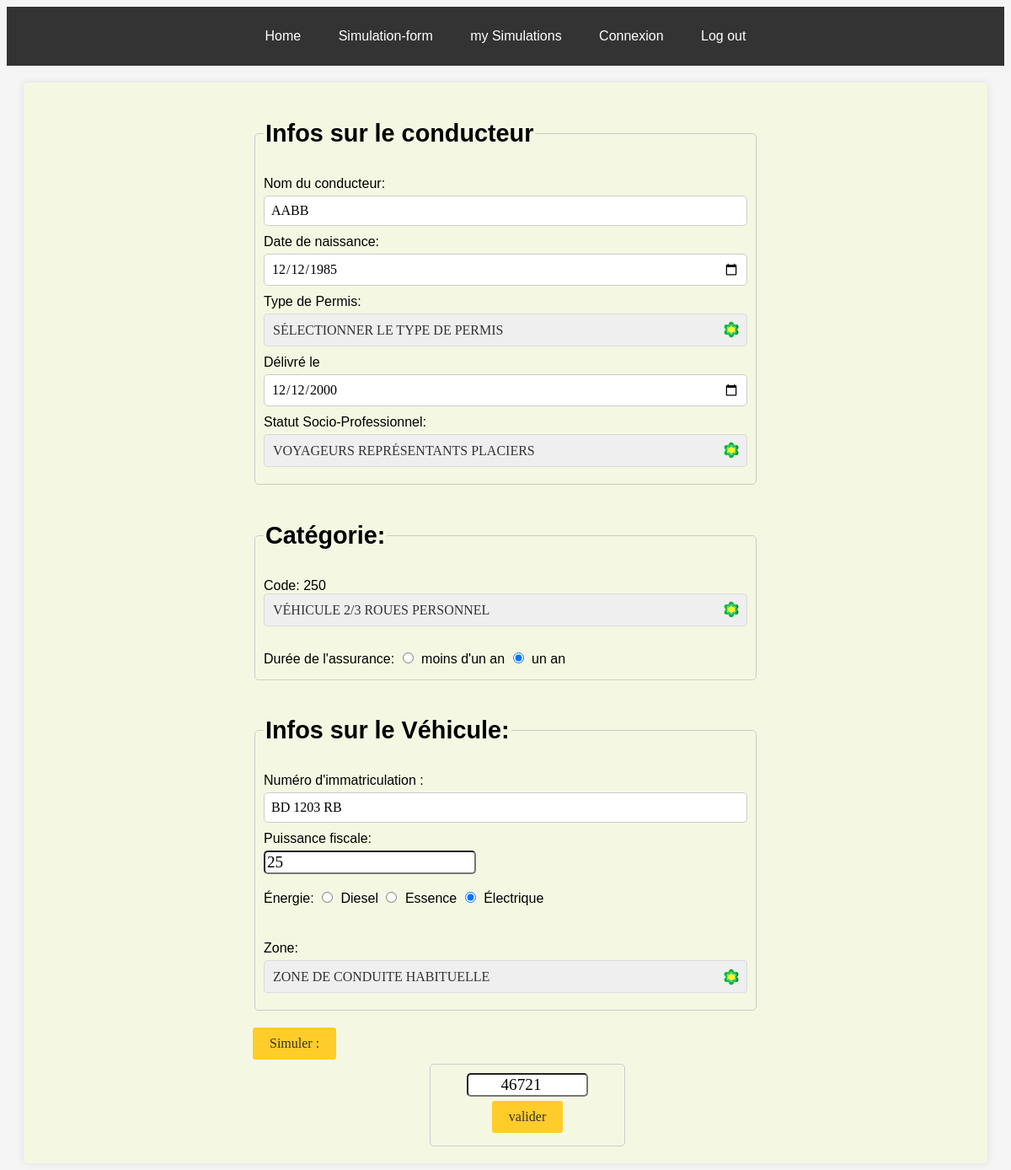
/index.php?index=form&id=1 (signed in), run on the app's committed database.
### tables this page shows
CREATE TABLE `simulations` (
  `simulation_id` int(11) NOT NULL,
  `simulation_date` date DEFAULT NULL,
  `prime` int(11) DEFAULT NULL,
  `driver_id` int(11) DEFAULT NULL,
  `num_vehicle` varchar(10) DEFAULT NULL,
  `subscriber_id` int(11) DEFAULT NULL
);

CREATE TABLE `drivers` (
  `driver_id` int(11) NOT NULL,
  `driver_name` varchar(24) DEFAULT NULL,
  `birth_date` date DEFAULT NULL,
  `license_type` varchar(10) DEFAULT NULL,
  `license_issue_date` date DEFAULT NULL,
  `socio_professional_status` varchar(24) DEFAULT NULL,
  `subscriber_id` int(11) NOT NULL
);

CREATE TABLE `vehicles` (
  `num_vehicle` varchar(10) NOT NULL,
  `category_code` int(11) DEFAULT NULL,
  `insurance_duration` int(11) DEFAULT NULL,
  `fiscal_power` int(11) DEFAULT NULL,
  `fuel_type` varchar(10) DEFAULT NULL,
  `can_drive` varchar(10) DEFAULT NULL,
  `kart_owner_insured` varchar(10) DEFAULT NULL,
  `carries_flammable_material` enum('Yes','No') DEFAULT NULL,
  `with_trailer` enum('Yes','No') DEFAULT NULL,
  `trailer_power` int(11) DEFAULT NULL,
  `num_seats` int(11) DEFAULT NULL,
  `tonnage_payload` int(11) DEFAULT NULL,
  `habitual_driving_zone` varchar(24) DEFAULT NULL,
  `tpv_type` varchar(10) DEFAULT NULL,
  `vehicle_auto_ecole_type` varchar(10) DEFAULT NULL,
  `moto_type` varchar(10) DEFAULT NULL,
  `paid` varchar(5) DEFAULT NULL,
  `special_category_type` varchar(10) DEFAULT NULL
);

CREATE TABLE `categories` (
  `category_code` int(11) NOT NULL,
  `designation` varchar(48) DEFAULT NULL
);

### view/form.php (the view, shortened to what this page needs)
<?php
if (isset($_REQUEST['id'])) {
    $query = 'SELECT *
    FROM simulations
    INNER JOIN drivers ON simulations.driver_id = drivers.driver_id
    INNER JOIN vehicles ON vehicles.num_vehicle = simulations.num_vehicle
    WHERE simulations.simulation_id = ?';
    $req = $pdo->prepare($query);
    $req->execute([$_REQUEST['id']]);
    $page = $req->fetch(PDO::FETCH_ASSOC);
    $sql = "SELECT designation FROM vehicles
INNER JOIN categories ON vehicles.category_code = categories.category_code
INNER JOIN simulations ON simulations.num_vehicle = vehicles.num_vehicle
WHERE simulations.simulation_id = ?; ";
$req = $pdo->prepare($sql);
$req->execute([$_REQUEST['id']]);
$lib = $req->fetch(PDO::FETCH_ASSOC);
}
?>
<div class="container">
    <form id="insuranceForm" method="POST" action="functions/traitement.php" onsubmit="return validateForm()">
        <fieldset>
            <legend>
                <h2>Infos sur le conducteur</h2>
            </legend>
            <label for="driverName">Nom du conducteur:</label>
            <input type="text" name="driverName" id="driverName" value='<?php if (isset($page['driver_name'])) echo $page['driver_name']; ?>'> <br>
            <label for="driverBirthDay">Date de naissance:</label>
            <input type="date" name="driverBirthDay" id="driverBirthDay" value='<?php if (isset($page['birth_date'])) echo $page['birth_date']; ?>' required>
            <span id="msg"></span> <br>
            <label for="driverLicense">Type de Permis:</label>
            <select id="driverLicense" name="driverLicense">
                <option selected="selected" disabled="disabled">Sélectionner le type de permis</option>
            </select> <br>
            <label for="licenseStartDate">Délivré le</label>
            <input type="date" id="licenseStartDate" name="licenseStartDate" value='<?php if (isset($page['license_issue_date'])) echo $page['license_issue_date']; ?>' required>
            <span id="msg1"></span><br>
            <label for="status">Statut Socio-Professionnel:</label>
            <select name="status" required id="status">
                <option value="Statut1" <?php if (isset($page['socio_professional_status']) && $page['socio_professional_status'] === "Statut1") echo 'selected'; ?>>Voyageurs Représentants Placiers</option>
            </select>
        </fieldset>
        <fieldset>
            <legend>
                <h2>Catégorie: </h2>
            </legend>
            <div class="category_designation">
                <div class="category">Code: <span id="code_category"><?php echo (isset($page['category_code']) ? $page['category_code'] : '000') ?></span></div>
                <div class="designation">
                    <select id="lib_category" name="lib_category" required>
                        <option value="Véhicule 2/3 Roues Personnel" <?php if (isset($lib['designation']) && $lib['designation'] === "Véhicule 2/3 Roues Personnel") echo 'selected'; ?>>Véhicule 2/3 Roues Personnel</option>
                    </select>
                </div>
            </div><br>
            <label>Durée de l'assurance:</label>
            <input type="radio" name="time" id="lessThanYear" value="-1" <?php if (isset($page['insuration_duration']) && $page['insuration_duration'] != '1')  echo 'checked' ?>>
            <label for="lessThanYear">moins d'un an</label>
            <input type="radio" name="time" value="1" id="oneYear" checked required>
            <label for="oneYear">un an</label>
        </fieldset>
        <fieldset>
            <legend>
                <h2>Infos sur le Véhicule: </h2>
            </legend>
            <div class="info_car">
                <div class="info_type">
                    <label for="immatriculation">Numéro d'immatriculation : </label>
                    <input type="text" name="immatriculation" id="immatriculation " placeholder="Ex: AK 3604 RB" onblur="formatAndCheck(this)" value="<?php if (isset($page['num_vehicle'])) echo $page['num_vehicle'] ?>">
                    <br>
                    <label for="power">Puissance fiscale:</label>
                    <input type="number" name="fiscalPower" style="display: block;" id="power" min="2" value="<?php if (isset($page['fiscal_power'])) echo $page['fiscal_power']; ?>" required><br>
                    <label>Énergie:</label>
                    <input type="radio" name="Energy" value="Diesel" id="diesel" <?php if (isset($page['fuel_type']) && $page['fuel_type'] === "Diesel") echo 'checked'; ?>>
                    <label for="diesel">Diesel</label>
                    <input type="radio" name="Energy" value="Essence" id="essence" <?php if (isset($page['fuel_type']) && $page['fuel_type'] === "Essence") echo 'checked'; ?>>
                    <label for="essence">Essence</label>
                    <input type="radio" name="Energy" value="Electric" id="electric" <?php if (isset($page['fuel_type']) && $page['fuel_type'] === "Electric") echo 'checked'; ?>>
                    <label for="electric">Électrique</label><br>
                    <br>
                    <br>
                    <label for="zones">Zone:</label>
                    <select id="zones" name="zones" required>
                        <option value="zone rouge" selected="selected" disabled="disabled">zone de conduite habituelle</option>
                    </select>
                </div>
        </fieldset>
        <input type="button" name="simuler" value="Simuler :" id="submitButton" />
        <div class="result">
            <input type="number" name="prime" placeholder="    Prime" id="result" value="<?php if (isset($page['prime'])) echo $page['prime']; ?>" readonly required />
            <input type="submit" name="valider" value="valider" />
        </div>
    </form>

### css/style.css (style rules this page uses)
body { background-color: #f2f2f2; font-family: 'Trebuchet MS', 'Lucida Sans Unicode', 'Lucida Grande', 'Lucida Sans', Arial, sans-serif; }
.container { background-color: #f4f8e2; max-width: 100%; margin: 20px; padding: 20px; border-radius: 5px; box-shadow: 0 0 10px rgba(0, 0, 0, 0.1); }
fieldset { border: 1px solid #ccc; padding: 10px; margin-bottom: 20px; border-radius: 5px; }
legend { font-size: 1.2em; font-weight: bold; }
label { display: inline-flex; margin-bottom: 5px; }
input[type="text"], input[type="date"], select { width: 100%; padding: 8px; margin-bottom: 10px; border: 1px solid #ccc; border-radius: 5px; font-family: cursive; box-sizing: border-box; text-transform: uppercase; }
input[type="number"] { border-radius: 5px; font-family: cursive; font-size: larger; max-width: 65%; }
input[type="radio"], input[type="checkbox"] { margin-right: 5px; }
select { width: 100%; padding: 8px; margin-bottom: 10px; border: 1px solid #ccc; border-radius: 3px; box-sizing: border-box; font-family: cursive; color: #333; }
.result { display: flex; flex-direction: column; justify-content: center; align-items: center; background-color: #f4f8e2; padding: 10px; border: 1px solid #ccc; border-radius: 5px; margin-left: 35%; max-width: 35%; }
.result>input { margin-left: 5px; margin-right: 5px; margin-bottom: 5px; text-align: center; }
#insuranceForm { max-width: 600px; margin: 0 auto; }
input[type="button"] { display: flex; flex-direction: column; justify-content: center; align-items: center; font-family: cursive; background-color: #ffcc29; font-family: cursive; color: #333; padding: 10px 20px; border: none; border-radius: 3px; cursor: pointer; align-items: center; margin-bottom: 5px; font-size: medium; }
input[type="submit"] { background-color: #ffcc29; font-family: cursive; font-size: 16px; color: #333; padding: 10px 20px; border: none; border-radius: 3px; cursor: pointer; max-width: min-content; }

### css/sign.css (style rules this page uses)
body { background-color: whitesmoke; font-family: 'Trebuchet MS', 'Lucida Sans Unicode', 'Lucida Grande', 'Lucida Sans', Arial, sans-serif; }
.form-component input, select { border: 1px solid #d9dbde; border-radius: 4px; font-size: 16px; padding: 10px; width: 100%; }
input, select { font-size: 16px; }

### index.php (style rules this page uses)
select { appearance: none; -webkit-appearance: none; -moz-appearance: none; background-image: url('./img/icons8-processing-64.png'); background-size: 20px; background-position: right 8px center; background-repeat: no-repeat; }

### data on the page
simulations: driverName "AAbb", driverBirthDay "12/12/1985", licenseStartDate "12/12/2000", num_vehicle.category_code "250", immatriculation "BD 1203 RB", fiscalPower "25", prime "46721"
drivers: status "Voyageurs Représentants Placiers"
categories: lib_category "Véhicule 2/3 Roues Personnel"
vehicles: fuel_type "☐ Diesel", fuel_type "☐ Essence", fuel_type "☑ Électrique"
